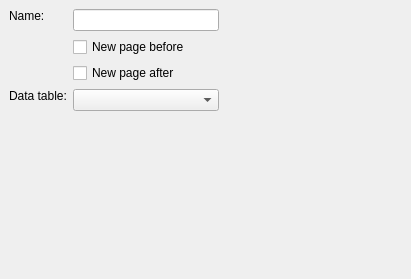
<?xml version="1.0" encoding="UTF-8"?>
<ui version="4.0">
 <class>LReportPropertyBand</class>
 <widget class="QWidget" name="LReportPropertyBand">
  <property name="geometry">
   <rect>
    <x>0</x>
    <y>0</y>
    <width>411</width>
    <height>279</height>
   </rect>
  </property>
  <property name="windowTitle">
   <string>Form</string>
  </property>
  <widget class="QWidget" name="widgetPropertyPage" native="true">
   <property name="geometry">
    <rect>
     <x>20</x>
     <y>180</y>
     <width>18</width>
     <height>18</height>
    </rect>
   </property>
   <property name="sizePolicy">
    <sizepolicy hsizetype="Preferred" vsizetype="Expanding">
     <horstretch>0</horstretch>
     <verstretch>0</verstretch>
    </sizepolicy>
   </property>
   <layout class="QVBoxLayout" name="verticalLayout_2"/>
  </widget>
  <widget class="QWidget" name="layoutWidget">
   <property name="geometry">
    <rect>
     <x>9</x>
     <y>9</y>
     <width>210</width>
     <height>104</height>
    </rect>
   </property>
   <layout class="QFormLayout" name="formLayout">
    <item row="0" column="0">
     <widget class="QLabel" name="label">
      <property name="sizePolicy">
       <sizepolicy hsizetype="Preferred" vsizetype="Maximum">
        <horstretch>0</horstretch>
        <verstretch>0</verstretch>
       </sizepolicy>
      </property>
      <property name="text">
       <string>Name:</string>
      </property>
     </widget>
    </item>
    <item row="0" column="1">
     <widget class="QLineEdit" name="lineEdit"/>
    </item>
    <item row="1" column="1">
     <widget class="QCheckBox" name="checkBox">
      <property name="text">
       <string>New page before</string>
      </property>
     </widget>
    </item>
    <item row="2" column="1">
     <widget class="QCheckBox" name="checkBox_2">
      <property name="text">
       <string>New page after</string>
      </property>
     </widget>
    </item>
    <item row="3" column="0">
     <widget class="QLabel" name="label_2">
      <property name="sizePolicy">
       <sizepolicy hsizetype="Preferred" vsizetype="Maximum">
        <horstretch>0</horstretch>
        <verstretch>0</verstretch>
       </sizepolicy>
      </property>
      <property name="text">
       <string>Data table:</string>
      </property>
     </widget>
    </item>
    <item row="3" column="1">
     <widget class="QComboBox" name="comboBox"/>
    </item>
   </layout>
  </widget>
  <zorder>layoutWidget</zorder>
  <zorder>widgetPropertyPage</zorder>
 </widget>
 <resources/>
 <connections/>
</ui>
